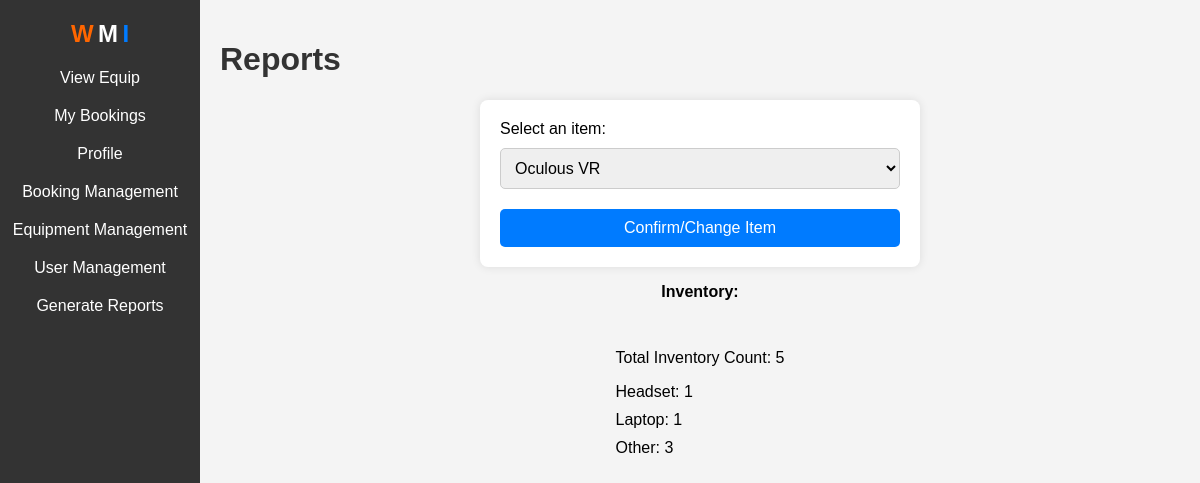
The app's page /reports/ (signed in) with its own data.
### SchoolSystem/models.py (models this page shows, shortened)
class ItemType(models.Model):
    type = models.CharField(max_length=200)

### SchoolSystem/views.py (the view)
# urls.py: path("reports/", views.reports, name="reports"),
@user_passes_test(user_is_staff)
@login_required
def reports(request):
    user = request.user
    is_staff = user.is_staff
    items = Item.objects.all()
    total_inventory = items.count()
    types_inventory_query = Item.objects.values('type__type').annotate(count=Count('type'))
    types_inventory = {item['type__type']: item['count'] for item in types_inventory_query}
    if request.method == 'GET':
        item_id = request.GET.get('item')
        if item_id:
            item = Item.objects.get(id=item_id)
            return render(request, 'reports.html', {'items': items, 'item_id': item_id, 'item': item, 'totalInventory': total_inventory, 'typesInventory': types_inventory, 'is_staff': is_staff})
    return render(request, 'reports.html', {'items': items, 'totalInventory': total_inventory, 'typesInventory': types_inventory, 'is_staff': is_staff})

### SchoolSystem/views.py (called while the page is built)
def user_is_staff(user):
    return user.is_staff

### SchoolSystem/templates/reports.html (shortened to what this page needs)
<!DOCTYPE html>
<html lang="en">
<head>
</head>
<body>
    <div class="nav">
        <div class="sidebar-logo">
            <span style="font-size: 24px; font-weight: bold; color: #ff6600;">W</span>
            <span style="font-size: 24px; font-weight: bold; color: #ffffff;">M</span>
            <span style="font-size: 24px; font-weight: bold; color: #007bff;">I</span>
        </div>
        <ul>
            <li><a href="{% url 'equipmentView' %}">View Equip</a></li>
            <li><a href="{% url 'bookings_view' %}">My Bookings</a></li>
            <li><a href="{% url 'profile_management' %}">Profile</a></li>
            {% if is_staff %}
            <li><a href="{% url 'booking_management' %}">Booking Management</a></li>
            <li><a href="{% url 'equipmentManagement' %}">Equipment Management</a></li>
            <li><a href="{% url 'user_management' %}">User Management</a></li>
            <li><a href="{% url 'reports' %}">Generate Reports</a></li>
            {% endif %}
        </ul>
    </div>
    <div class="pageContent">
        <h1>Reports</h1>
        <form method="get" action="{% url 'reports' %}">
            <label for="item">Select an item:</label>
            <select id="item" name="item">
                {% for item in items %}
                    <option value="{{ item.id }}">{{ item.name }}</option>
                {% endfor %}
            </select>
            <button type="submit">Confirm/Change Item</button>
        </form>
        <div class="centered">
            <p><strong> Inventory:</strong></p>
            <ul>
                <p>Total Inventory Count: {{ totalInventory }}</p>
                {% for type, count in typesInventory.items %}
                    <li>{{ type }}: {{ count }}</li>
                {% endfor %}
            </ul>
        </div>
    </div>
</body>
</html>

### SchoolSystem/templates/reports.html (style rules this page uses)
.nav { position: fixed; top: 0; left: 0; height: 100%; width: 200px; background-color: #333; padding-top: 20px; text-align: center; z-index: 1; }
.nav ul { list-style-type: none; padding: 0; }
.nav ul li { padding: 5px 0; }
.nav ul li a { color: #fff; text-decoration: none; }
.pageContent { margin-left: 200px; padding: 20px; }
h1 { color: #333; }
.centered { text-align: center; }
.centered ul { display: inline-block; text-align: left; }
body { font-family: Arial, sans-serif; background-color: #f4f4f4; margin: 0; padding: 0; }
form { max-width: 400px; margin: 0 auto; background-color: #fff; padding: 20px; border-radius: 8px; box-shadow: 0 0 10px rgba(0, 0, 0, 0.1); }
label { display: block; margin-bottom: 10px; }
select { width: 100%; padding: 10px; font-size: 16px; border: 1px solid #ccc; border-radius: 5px; box-sizing: border-box; margin-bottom: 20px; }
button { width: 100%; background-color: #007bff; color: #fff; border: none; padding: 10px; font-size: 16px; border-radius: 5px; cursor: pointer; }
ul { list-style: none; padding: 0; text-align: center; }
ul li { margin-bottom: 10px; }
ul li a { text-decoration: none; color: #007bff; }

### records on screen
ItemType: type "Headset", id "1"
ItemType: type "Laptop", count "1"
ItemType: type "Other", count "3"

### other values on screen
{{ totalInventory }} "5"
form field item "Oculous VR"
